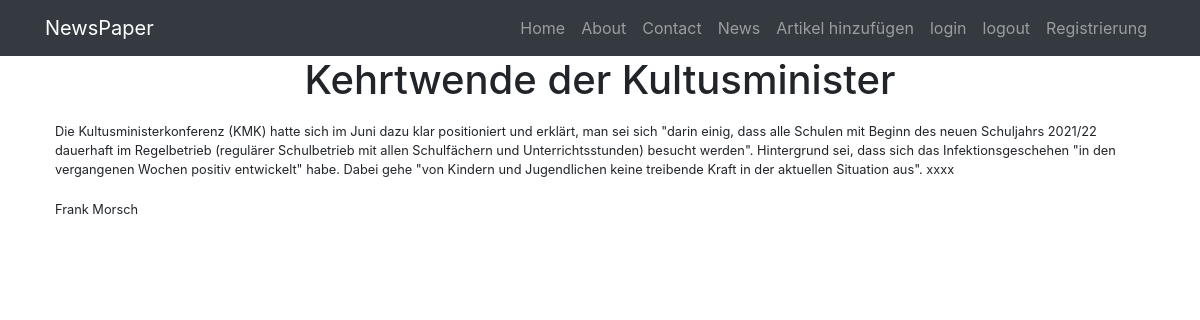
Screenshot of /news/post/12 with the database file from the repository.
### news/models.py (models this page shows, shortened)
class Post(models.Model):
    author = models.ForeignKey(Author, on_delete=models.CASCADE)
    NEWS = 'NW'
    ARTICLE = 'AR'
    CATEGORY_CHOICES = (
        (NEWS, 'Nachrichten'),
        (ARTICLE, 'Artikel'),
    )
    categoryType = models.CharField(max_length=2, choices=CATEGORY_CHOICES, default=ARTICLE)
    dateCreation = models.DateTimeField(auto_now_add=True) #автоиатически выставл. врея поста
    postCategory = models.ManyToManyField(Category, through='PostCategory')
    title = models.CharField(max_length=128)
    text = models.TextField() # ohne Begrenzung
    quantity = models.IntegerField(default=0,
                                   validators=[MinValueValidator(0,'Quantity should be >=0')]
                                   )# 8/12 change
    rating = models.SmallIntegerField(default=0)

class Author(models.Model):
    authorUser = models.OneToOneField(User, on_delete=models.CASCADE)
    ratingAuthor = models.SmallIntegerField(default=0)
    def __str__(self):
        return self.authorUser.username + ' ' + self.authorUser.last_name

### news/views.py (the view)
# urls.py: path('post/<int:pk>', PostDetail.as_view(), name='article'),
class PostDetail(DetailView):
    model=Post
    template_name = 'flatpages/new.html'
    context_object_name = 'post'
    queryset = Post.objects.all()#

### templates/flatpages/new.html (shortened to what this page needs)
{% extends 'flatpages/default.html' %}
{% block content %}
<h1>{{post.title}}</h1>
<table>
    <tr>
        <td>
            {{ post.text}}
        </td>
    </tr>
    <tr>
        <td>
            {{ post.author}}
        </td>
    </tr>
</table>
{% endblock content %}

### templates/flatpages/new.html (style rules this page uses)
table th,td { border: 0px solid black; border-collapse: collapse; }
th,td { padding: 10px; text-align:left; }
td { font-size:80% }

### rows the page displays
Post: title "Kehrtwende der Kultusminister", text "Die Kultusministerkonferenz (KMK) hatte sich im Juni dazu klar positioniert und erklärt, man sei sich \"darin einig, dass alle Schulen mit Beginn des neuen Schuljahrs 2021/22 dauerhaft im Regelbetrieb (regulärer Schulbetrieb mit allen Schulfächern und Unterrichtsstunden) besucht werden\". Hintergrund sei, dass sich das Infektionsgeschehen \"in den vergangenen Wochen positiv entwickelt\" habe. Dabei gehe \"von Kindern und Jugendlichen keine treibende Kraft in der aktuellen Situation aus\". xxxx", author "Frank Morsch"
